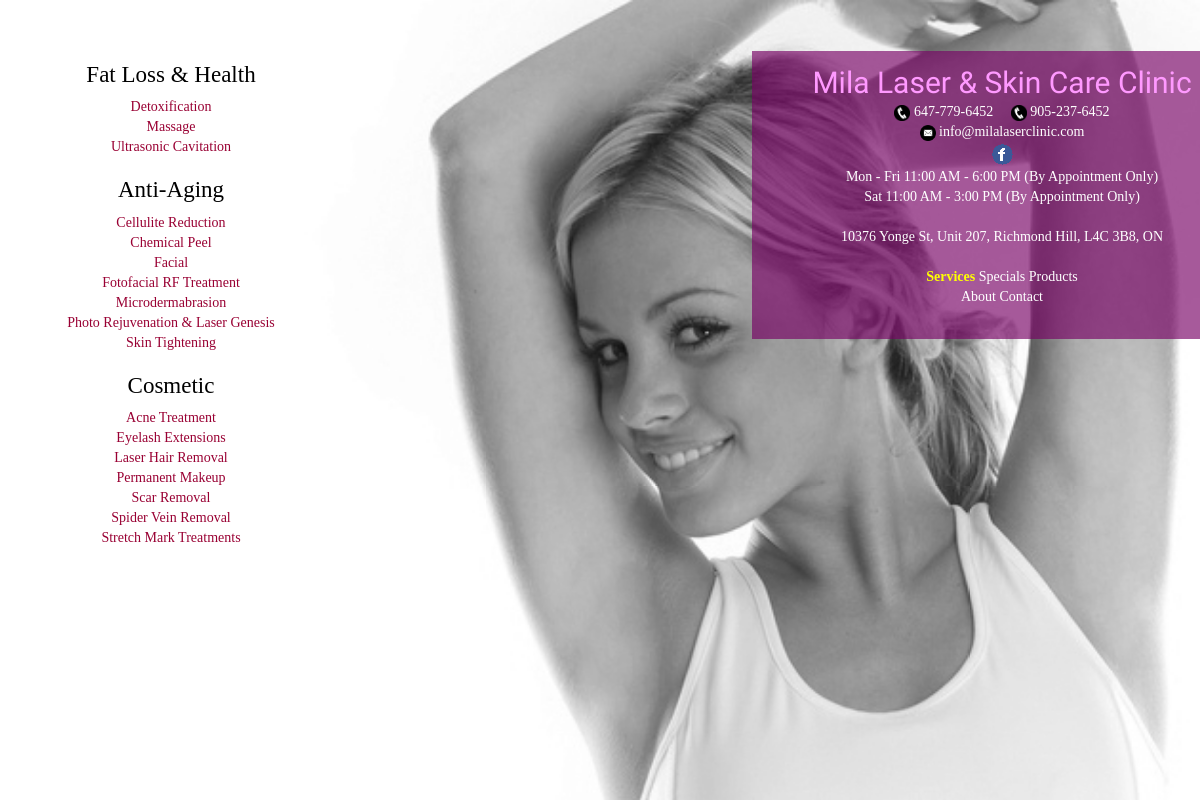
/services.php, run on the app's committed database.
### tables this page shows
CREATE TABLE `service` (
  `servicecategory` varchar(500) DEFAULT NULL,
  `service` varchar(500) NOT NULL,
  `description` text
);

### services.php (the view, shortened to what this page needs)
<!DOCTYPE html>
<html xmlns="http://www.w3.org/1999/xhtml">
<head>
    <link rel="stylesheet" type="text/css" href="src/library/bootstrap/css/bootstrap.min.css"/>
    <link rel="stylesheet" type="text/css" href="src/custom/css/page.css"/>
    <link rel="stylesheet" type="text/css" href="src/custom/css/services.css"/>
</head>
<body>
	<div id="body"></div>
    <?php include('src/custom/inc/logo-container.inc.php'); ?>
    <div id="column-left">
      <h1>Fat Loss & Health</h1>
        <ul>
			<?php
                $conn2 = connectdb();
                $query2 = "SELECT * FROM service WHERE servicecategory = 'Fat Loss & Health' ORDER BY service";
                $result2 = mysqli_query($conn2, $query2) or die(mysqli_error($conn2));
                while($row = $result2->fetch_assoc()){
                    echo '<li><a id="'. str_replace("&","",str_replace(" ", "", $row["servicecategory"] . $row["service"])) . '" class="service" href="#">' . $row["service"] . '</a></li>';
                }
            ?>
        </ul>
        <h1>Anti-Aging</h1>
        <ul>
			<?php
                $conn2 = connectdb();
                $query2 = "SELECT * FROM service WHERE servicecategory = 'Anti-Aging' ORDER BY service";
                $result2 = mysqli_query($conn2, $query2) or die(mysqli_error($conn2));
                while($row = $result2->fetch_assoc()){
                    echo '<li><a id="'. str_replace("&","",str_replace(" ", "", $row["servicecategory"] . $row["service"])) . '" class="service" href="#">' . $row["service"] . '</a></li>';
                }
            ?>
        </ul>
        <h1>Cosmetic</h1>
        <ul>
			<?php
                $conn2 = connectdb();
                $query2 = "SELECT * FROM service WHERE servicecategory = 'Cosmetic' ORDER BY service";
                $result2 = mysqli_query($conn2, $query2) or die(mysqli_error($conn2));
                while($row = $result2->fetch_assoc()){
                    echo '<li><a id="'. str_replace("&","",str_replace(" ", "", $row["servicecategory"] . $row["service"])) . '" class="service" href="#">' . $row["service"] . '</a></li>';
                }
            ?>
        </ul>
    </div>
</body>
</html>

### src/custom/css/page.css (style rules this page uses)
a { text-decoration:none; }
body { font-family:"Palatino Linotype", "Book Antiqua", Palatino, serif; color:#100; }
a { color:white; text-decoration:none; transition: all .2s ease-in-out; }
h1, .title h1 { font-family:"Palatino Linotype", "Book Antiqua", Palatino, serif; color:black; font-size: 23px; font-weight: 200; }
* { box-sizing:border-box; }

### src/custom/css/services.css (style rules this page uses)
@media (min-width:1200px) { #column-left { position:fixed; width:300px; padding:31px; padding-left:70px; padding-top:10px; } }
@media (max-width: 1200px), handheld { #column-left { position:relative; margin:21px; text-align:center; background-image:url(../img/bg-white.png); padding:21px; } }
@media (max-width: 1200px), handheld { #column-left ul { list-style-type: none; padding: 0px; margin: 0px; } }
#body { position:fixed; top:0px; min-height:100%; min-width:100%; background-image:url(../img/slider/2.jpg); background-size:cover; background-repeat:repeat; margin:0px; }
#column-left a { color:#903; }
h1, .title h1 { font-family:"Palatino Linotype", "Book Antiqua", Palatino, serif; color:black; font-size: 23px; font-weight: 200; }
a { color:#FFF; }

### data on the page
service: service "Detoxification"
service: service "Massage"
service: service "Ultrasonic Cavitation"
service: service "Cellulite Reduction"
service: service "Chemical Peel"
service: service "Facial"
service: service "Fotofacial RF Treatment"
service: service "Microdermabrasion"
service: service "Photo Rejuvenation & Laser Genesis"
service: service "Skin Tightening"
service: service "Acne Treatment"
service: service "Eyelash Extensions"
service: service "Laser Hair Removal"
service: service "Permanent Makeup"
service: service "Scar Removal"
service: service "Spider Vein Removal"
service: service "Stretch Mark Treatments"
